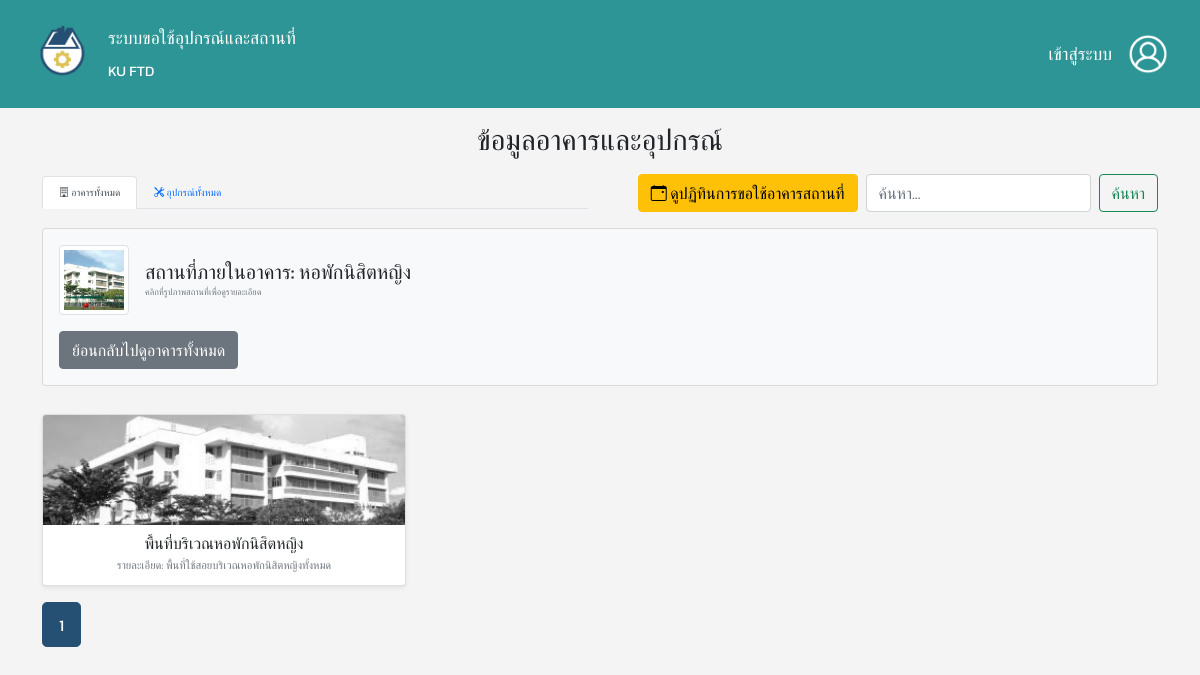
The app's page /?mode=building_detail&building_id=5 with its own data.
### tables this page shows
CREATE TABLE `buildings` (
  `building_id` varchar(2) NOT NULL,
  `building_name` varchar(255) NOT NULL,
  `building_pic` varchar(255) NOT NULL
);

CREATE TABLE `facilities` (
  `facility_id` int(4) NOT NULL,
  `facility_name` varchar(100) NOT NULL,
  `facility_des` varchar(255) NOT NULL,
  `facility_pic` varchar(255) NOT NULL,
  `building_id` varchar(2) NOT NULL
);

### php/user_data-view.php (called while the page is built, shortened)
<?php
include 'database/database.php';
$items_per_page = 9;
$current_page = isset($_GET['page']) ? (int)$_GET['page'] : 1;
$offset = ($current_page - 1) * $items_per_page;
$search_query = isset($_GET['search']) ? trim($_GET['search']) : '';
$search_param = '%' . $search_query . '%';
$mode = isset($_GET['mode']) ? $_GET['mode'] : 'buildings';
$data = [];
$total_items = 0;
try {
    if ($mode == 'buildings') {
        $sql_count = "SELECT COUNT(DISTINCT b.building_id)
                    FROM buildings b
                    LEFT JOIN facilities f ON b.building_id = f.building_id
                    WHERE b.building_name LIKE ? OR f.facility_name LIKE ?";
        $stmt_count = $conn->prepare($sql_count);
        $stmt_count->bind_param("ss", $search_param, $search_param);
        $stmt_count->execute();
        $stmt_count->bind_result($total_items);
        $stmt_count->fetch();
        $stmt_count->close();
        $sql_data = "SELECT
                        b.building_id,
                        b.building_name,
                        b.building_pic,
                        GROUP_CONCAT(
                            CASE
                                WHEN f.facility_name LIKE ? THEN f.facility_name
                                ELSE NULL
                            END
                            SEPARATOR ', '
                        ) AS matched_facilities
                    FROM buildings b
                    LEFT JOIN facilities f ON b.building_id = f.building_id
                    WHERE b.building_name LIKE ? OR f.facility_name LIKE ?
                    GROUP BY b.building_id, b.building_name, b.building_pic
                    ORDER BY CAST(b.building_id AS UNSIGNED) ASC
                    LIMIT ? OFFSET ?";
        $stmt_data = $conn->prepare($sql_data);
        $stmt_data->bind_param("sssii", $search_param, $search_param, $search_param, $items_per_page, $offset);
        $stmt_data->execute();
        $result_data = $stmt_data->get_result();
        while ($row = $result_data->fetch_assoc()) {
            $data[] = $row;
        }
        $stmt_data->close();
    } elseif ($mode == 'building_detail' && isset($_GET['building_id'])) {
        $building_id = (int)$_GET['building_id'];
        $stmt_building = $conn->prepare("SELECT building_name, building_pic FROM buildings WHERE building_id = ?");
        $stmt_building->bind_param("i", $building_id);
        $stmt_building->execute();
        $detail_item = $stmt_building->get_result()->fetch_assoc();
        if ($detail_item) {
            $sql_count = "SELECT COUNT(*) FROM facilities WHERE building_id = ? AND (facility_name LIKE ? OR facility_des LIKE ?)";
            $stmt_count = $conn->prepare($sql_count);
            $stmt_count->bind_param("iss", $building_id, $search_param, $search_param);
            $stmt_count->execute();
            $stmt_count->bind_result($total_items);
            $sql_data = "SELECT facility_id, facility_name, facility_des, facility_pic FROM facilities WHERE building_id = ? AND (facility_name LIKE ? OR facility_des LIKE ?) ORDER BY facility_id ASC LIMIT ? OFFSET ?";
            $stmt_data = $conn->prepare($sql_data);
            $stmt_data->bind_param("issii", $building_id, $search_param, $search_param, $items_per_page, $offset);
            $stmt_data->execute();
            $result_data = $stmt_data->get_result();
            while ($row = $result_data->fetch_assoc()) {
                $data[] = $row;
            }
        } else {
            header("Location: ?mode=buildings&status=building_not_found");
            exit();
        }
    }
} catch (Exception $e) {
    error_log("Database Error: " . $e->getMessage());
}
$total_pages = ceil($total_items / $items_per_page);
?>

### index.php (the view, shortened to what this page needs)
<?php
    include 'database/database.php';
    require_once 'php/user_data-view.php';
?>
<!DOCTYPE html>
<html lang="th">
<head>
    <?php include 'header.php'?>
    <link href='https://cdn.jsdelivr.net/npm/fullcalendar@5.11.3/main.min.css' rel='stylesheet' />
</head>
<body>
    <nav class="navbar navbar-dark navigator">
        <div class="container-fluid">
            <div class="d-flex align-items-center gap-3">
                <img src="./images/logo.png" class="img-fluid logo" alt="Logo">
                <div class="d-flex flex-column">
                    <span class="navbar-brand mb-0 fs-5 fs-md-4">ระบบขอใช้อุปกรณ์และสถานที่</span>
                    <span class="navbar-brand mb-0 fs-6 fs-md-5">KU FTD</span>
                </div>
            </div>
            <div class="d-flex align-items-center ms-auto">
                <a class="navbar-brand mb-0 fs-5 fs-md-4" href="login-page.php">เข้าสู่ระบบ</a>
                <a href="login-page.php">
                    <img src="./images/user_button.png" class="img-fluid logo" style="width:40px; height:40px; object-fit:cover;" alt="User Button">
                </a>
            </div>
        </div>
    </nav>
    <div class="container mt-0">
        <h1 class="mb-3 text-center">ข้อมูลอาคารและอุปกรณ์</h1>
        <div class="row mb-3 align-items-center">
            <div class="col-md-6">
                <ul class="nav nav-tabs">
                    <li class="nav-item">
                        <a class="nav-link <?php echo ($mode == 'buildings' || $mode == 'building_detail' || $mode == 'facility_detail') ? 'active' : ''; ?>" aria-current="page" href="?mode=buildings">
                            <i class="bi bi-building"></i> อาคารทั้งหมด
                        </a>
                    </li>
                    <li class="nav-item">
                        <a class="nav-link <?php echo ($mode == 'equipment' || $mode == 'equip_detail') ? 'active' : ''; ?>" href="?mode=equipment">
                            <i class="bi bi-tools"></i> อุปกรณ์ทั้งหมด
                        </a>
                    </li>
                </ul>
            </div>
            <div class="col-md-6">
                <div class="d-flex justify-content-end">
                    <?php if ($mode == 'buildings' || $mode == 'building_detail'): ?>
                        <button type="button" class="btn btn-warning me-2" data-bs-toggle="modal" data-bs-target="#calendarModal">
                            <i class="bi bi-calendar-event"></i> ดูปฏิทินการขอใช้อาคารสถานที่
                        </button>
                    <?php endif; ?>
                    <form class="d-flex" action="" method="GET">
                        <input class="form-control me-2" type="search" placeholder="ค้นหา..." aria-label="Search" name="search" value="<?php echo htmlspecialchars($search_query); ?>">
                            <button class="btn btn-outline-success" type="submit">ค้นหา</button>
                    </form>
                </div>
            </div>
        </div>
        <?php
        if ($mode == 'facility_detail' && $detail_item):
            $back_link = '?mode=building_detail&building_id=' . htmlspecialchars($detail_item['building_id']);
        ?>
            <div class="card p-3 my-3">
                <h2 class="card-title mb-3">รายละเอียดสถานที่: <?php echo htmlspecialchars($detail_item['facility_name']); ?></h2>
                <div class="row">
                    <div class="col-12 col-md-4 text-center">
                        <?php if ($detail_item['facility_pic'] && file_exists($detail_item['facility_pic'])): ?>
                            <img src="<?php echo htmlspecialchars($detail_item['facility_pic']); ?>" class="detail-img img-fluid" alt="Facility Picture">
                        <?php else: ?>
                            <img src="./images/placeholder.png" class="detail-img img-fluid" alt="No Image">
                        <?php endif; ?>
                    </div>
                    <div class="col-12 col-md-8 details-text">
                        <p class="mb-1"><strong>ชื่อสถานที่:</strong> <?php echo htmlspecialchars($detail_item['facility_name']); ?></p>
                        <p class="mb-1"><strong>รายละเอียด:</strong> <?php echo nl2br(htmlspecialchars($detail_item['facility_des'])); ?></p>
                        <p class="mb-1"><strong>อาคาร:</strong> <?php echo htmlspecialchars($detail_item['building_id']); ?></p>
                        <p class="mb-1"><strong>ชื่ออาคาร:</strong> <?php echo htmlspecialchars($detail_item['building_name']); ?></p>
                    </div>
                </div>
                <div class="d-flex justify-content-start mt-3">
                    <a href="<?php echo htmlspecialchars($back_link); ?>" class="btn btn-secondary">ย้อนกลับ</a>
                </div>
            </div>
        <?php
        else:
            if (empty($data)):
        ?>
                <div class="alert alert-info text-center mt-4">
                    <?php if (!empty($search_query)): ?>
                        ไม่พบข้อมูลที่คุณค้นหา "<?php echo htmlspecialchars($search_query); ?>"
                    <?php else: ?>
                        <?php if ($mode == 'buildings'): ?>
                            ยังไม่มีข้อมูลอาคารในระบบ
                        <?php elseif ($mode == 'equipment'): ?>
                            ยังไม่มีข้อมูลอุปกรณ์ในระบบ
                        <?php elseif ($mode == 'building_detail' && $detail_item): ?>
                            ยังไม่มีข้อมูลสถานที่ในอาคาร "<?php echo htmlspecialchars($detail_item['building_name']); ?>"
                        <?php endif; ?>
                    <?php endif; ?>
                </div>
        <?php
            else:
                if ($mode == 'building_detail' && $detail_item):
        ?>
                    <div class="card p-3 my-3 bg-light">
                        <div class="d-flex align-items-center">
                            <?php if ($detail_item['building_pic'] && file_exists($detail_item['building_pic'])): ?>
                                <img src="<?php echo htmlspecialchars($detail_item['building_pic']); ?>" alt="Building Pic" class="img-thumbnail me-3" style="width: 70px; height: 70px; object-fit: cover;">
                            <?php endif; ?>
                            <div>
                                <h3 class="mb-0 fs-5">สถานที่ภายในอาคาร: <?php echo htmlspecialchars($detail_item['building_name']); ?></h3>
                                <small class="text-muted">คลิกที่รูปภาพสถานที่เพื่อดูรายละเอียด</small>
                            </div>
                        </div>
                        <div class="d-flex justify-content-start mt-3">
                            <a href="?mode=buildings" class="btn btn-secondary">ย้อนกลับไปดูอาคารทั้งหมด</a>
                        </div>
                    </div>
        <?php endif;?>
                <div class="row row-cols-1 row-cols-sm-2 row-cols-md-2 row-cols-lg-3 g-2 mt-0">
                    <?php foreach ($data as $item): ?>
                        <div class="col">
                            <div class="card h-100 shadow-sm">
                                <?php
                                $img_src = './images/placeholder.png';
                                $item_name = '';
                                $link_href = '#';
                                if ($mode == 'buildings') {
                                    $img_src = ($item['building_pic'] && file_exists($item['building_pic'])) ? htmlspecialchars($item['building_pic']) : $img_src;
                                    $item_name = htmlspecialchars($item['building_name']);
                                    $link_href = '?mode=building_detail&building_id=' . htmlspecialchars($item['building_id']);
                                } elseif ($mode == 'equipment') {
                                    $img_src = ($item['equip_pic'] && file_exists($item['equip_pic'])) ? htmlspecialchars($item['equip_pic']) : $img_src;
                                    $item_name = htmlspecialchars($item['equip_name']);
                                    $link_href = '?mode=equip_detail&equip_id=' . htmlspecialchars($item['equip_id']);
                                } elseif ($mode == 'building_detail') {
                                    $img_src = ($item['facility_pic'] && file_exists($item['facility_pic'])) ? htmlspecialchars($item['facility_pic']) : $img_src;
                                    $item_name = htmlspecialchars($item['facility_name']);
                                    $link_href = '?mode=facility_detail&facility_id=' . htmlspecialchars($item['facility_id']);
                                }
                                ?>
                                <a href="<?php echo $link_href; ?>" class="card-img-link">
                                    <img src="<?php echo $img_src; ?>" class="card-img-top" alt="<?php echo $item_name; ?>">
                                </a>
                                <div class="card-body d-flex flex-column">
                                    <?php if ($mode == 'buildings'): ?>
                                        <h5 class="card-title text-center">
                                            อาคาร <?php echo htmlspecialchars($item['building_id']); ?>: <?php echo htmlspecialchars($item['building_name']); ?>
                                        </h5>
                                        <?php if (!empty($search_query) && !empty($item['matched_facilities'])): ?>
                                            <p class="card-text text-success mb-0 small text-center">
                                                <i class="bi bi-search"></i> : <?php echo htmlspecialchars($item['matched_facilities']); ?>
                                            </p>
                                        <?php endif; ?>
                                    <?php else:  ?>
                                        <h5 class="card-title text-center"><?php echo $item_name; ?></h5>
                                    <?php endif; ?>
                                    <?php if ($mode == 'equipment'): ?>
                                        <p class="card-text text-muted mb-0 small text-center">จำนวน: <?php echo htmlspecialchars($item['quantity'] . ' ' . $item['measure']); ?></p>
                                        <p class="card-text text-muted mb-0 small text-center">ขนาด: <?php echo htmlspecialchars($item['size']); ?></p>
                                    <?php elseif ($mode == 'building_detail'): ?>
                                        <p class="card-text text-muted mb-0 small text-center">รายละเอียด: <?php echo htmlspecialchars(mb_strimwidth($item['facility_des'], 0, 40, "...")); ?></p>
                                    <?php endif; ?>
                                </div>
                            </div>
                        </div>
                    <?php endforeach; ?>
                </div>
                <nav aria-label="Page navigation" class="pagination-container mt-2 mb-0">
                    <ul class="pagination pagination-lg">
                        <?php for ($i = 1; $i <= $total_pages; $i++): ?>
                            <li class="page-item <?php echo ($i == $current_page) ? 'active' : ''; ?>">
                                <a class="page-link" href="?mode=<?php echo htmlspecialchars($mode); ?>&page=<?php echo $i; ?><?php echo !empty($search_query) ? '&search=' . htmlspecialchars($search_query) : ''; ?><?php echo ($mode == 'building_detail' && isset($_GET['building_id'])) ? '&building_id=' . htmlspecialchars($_GET['building_id']) : ''; ?>">
                                    <?php echo $i; ?>
                                </a>
                            </li>
                        <?php endfor; ?>
                    </ul>
                </nav>
        <?php
            endif;
        endif;
        ?>
    </div>
</body>
</html>

### records on screen
buildings: building_pic (picture), building_name "หอพักนิสิตหญิง"
facilities: facility_pic (picture), facility_name "พื้นที่บริเวณหอพักนิสิตหญิง", facility_des "พื้นที่ใช้สอยบริเวณหอพักนิสิตหญิงทั้งหมด"
